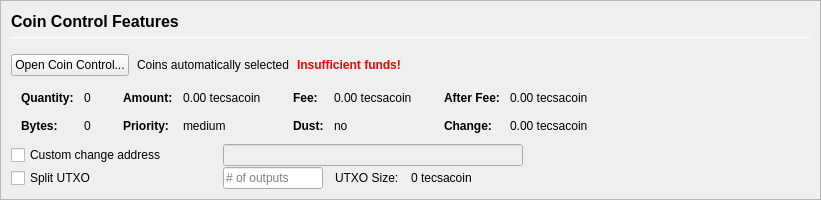
         <widget class="QFrame" name="frameCoinControl">
          <property name="sizePolicy">
           <sizepolicy hsizetype="Expanding" vsizetype="Expanding">
            <horstretch>0</horstretch>
            <verstretch>0</verstretch>
           </sizepolicy>
          </property>
          <property name="maximumSize">
           <size>
            <width>16777215</width>
            <height>16777215</height>
           </size>
          </property>
          <property name="frameShape">
           <enum>QFrame::StyledPanel</enum>
          </property>
          <property name="frameShadow">
           <enum>QFrame::Sunken</enum>
          </property>
          <layout class="QVBoxLayout" name="verticalLayoutCoinControl2">
           <property name="spacing">
            <number>0</number>
           </property>
           <property name="leftMargin">
            <number>0</number>
           </property>
           <property name="topMargin">
            <number>0</number>
           </property>
           <property name="rightMargin">
            <number>0</number>
           </property>
           <property name="bottomMargin">
            <number>0</number>
           </property>
           <item>
            <widget class="QFrame" name="frameCoinControl_BG">
             <layout class="QVBoxLayout" name="verticalLayoutCoinControl" stretch="0,0,0,0,0,0">
              <property name="spacing">
               <number>1</number>
              </property>
              <property name="leftMargin">
               <number>10</number>
              </property>
              <property name="topMargin">
               <number>10</number>
              </property>
              <item>
               <layout class="QHBoxLayout" name="horizontalLayoutCoinControl1">
                <property name="bottomMargin">
                 <number>15</number>
                </property>
                <item>
                 <layout class="QVBoxLayout" name="verticalLayout_3">
                  <property name="spacing">
                   <number>6</number>
                  </property>
                  <item>
                   <widget class="QLabel" name="labelCoinControlFeatures">
                    <property name="sizePolicy">
                     <sizepolicy hsizetype="Preferred" vsizetype="Maximum">
                      <horstretch>0</horstretch>
                      <verstretch>0</verstretch>
                     </sizepolicy>
                    </property>
                    <property name="minimumSize">
                     <size>
                      <width>0</width>
                      <height>20</height>
                     </size>
                    </property>
                    <property name="font">
                     <font>
                      <pointsize>12</pointsize>
                      <weight>75</weight>
                      <bold>true</bold>
                     </font>
                    </property>
                    <property name="styleSheet">
                     <string notr="true">font-weight:bold;</string>
                    </property>
                    <property name="text">
                     <string>Coin Control Features</string>
                    </property>
                   </widget>
                  </item>
                  <item>
                   <widget class="Line" name="line">
                    <property name="minimumSize">
                     <size>
                      <width>0</width>
                      <height>1</height>
                     </size>
                    </property>
                    <property name="maximumSize">
                     <size>
                      <width>16777215</width>
                      <height>1</height>
                     </size>
                    </property>
                    <property name="orientation">
                     <enum>Qt::Horizontal</enum>
                    </property>
                   </widget>
                  </item>
                 </layout>
                </item>
               </layout>
              </item>
              <item>
               <layout class="QHBoxLayout" name="horizontalLayoutCoinControl2" stretch="0,0,0,0">
                <property name="spacing">
                 <number>8</number>
                </property>
                <property name="bottomMargin">
                 <number>10</number>
                </property>
                <item>
                 <widget class="QPushButton" name="pushButtonCoinControl">
                  <property name="styleSheet">
                   <string notr="true"/>
                  </property>
                  <property name="text">
                   <string>Open Coin Control...</string>
                  </property>
                  <property name="autoDefault">
                   <bool>false</bool>
                  </property>
                 </widget>
                </item>
                <item>
                 <widget class="QLabel" name="labelCoinControlAutomaticallySelected">
                  <property name="text">
                   <string>Coins automatically selected</string>
                  </property>
                  <property name="margin">
                   <number>5</number>
                  </property>
                 </widget>
                </item>
                <item>
                 <widget class="QLabel" name="labelCoinControlInsuffFunds">
                  <property name="font">
                   <font>
                    <weight>75</weight>
                    <bold>true</bold>
                   </font>
                  </property>
                  <property name="styleSheet">
                   <string notr="true">color:red;font-weight:bold;</string>
                  </property>
                  <property name="text">
                   <string>Insufficient funds!</string>
                  </property>
                  <property name="margin">
                   <number>5</number>
                  </property>
                 </widget>
                </item>
                <item>
                 <spacer name="horizontalSpacerCoinControl">
                  <property name="orientation">
                   <enum>Qt::Horizontal</enum>
                  </property>
                  <property name="sizeHint" stdset="0">
                   <size>
                    <width>40</width>
                    <height>1</height>
                   </size>
                  </property>
                 </spacer>
                </item>
               </layout>
              </item>
              <item>
               <widget class="QWidget" name="widgetCoinControl" native="true">
                <property name="sizePolicy">
                 <sizepolicy hsizetype="Preferred" vsizetype="Preferred">
                  <horstretch>0</horstretch>
                  <verstretch>0</verstretch>
                 </sizepolicy>
                </property>
                <property name="minimumSize">
                 <size>
                  <width>0</width>
                  <height>0</height>
                 </size>
                </property>
                <property name="styleSheet">
                 <string notr="true"/>
                </property>
                <layout class="QHBoxLayout" name="horizontalLayoutCoinControl5">
                 <property name="leftMargin">
                  <number>0</number>
                 </property>
                 <property name="topMargin">
                  <number>0</number>
                 </property>
                 <property name="rightMargin">
                  <number>0</number>
                 </property>
                 <property name="bottomMargin">
                  <number>0</number>
                 </property>
                 <item>
                  <layout class="QHBoxLayout" name="horizontalLayoutCoinControl3" stretch="0,0,0,1">
                   <property name="spacing">
                    <number>20</number>
                   </property>
                   <property name="topMargin">
                    <number>0</number>
                   </property>
                   <property name="bottomMargin">
                    <number>10</number>
                   </property>
                   <item>
                    <layout class="QFormLayout" name="formLayoutCoinControl1">
                     <property name="horizontalSpacing">
                      <number>10</number>
                     </property>
                     <property name="verticalSpacing">
                      <number>14</number>
                     </property>
                     <property name="leftMargin">
                      <number>10</number>
                     </property>
                     <property name="topMargin">
                      <number>4</number>
                     </property>
                     <property name="rightMargin">
                      <number>6</number>
                     </property>
                     <item row="0" column="0">
                      <widget class="QLabel" name="labelCoinControlQuantityText">
                       <property name="font">
                        <font>
                         <weight>75</weight>
                         <bold>true</bold>
                        </font>
                       </property>
                       <property name="text">
                        <string>Quantity:</string>
                       </property>
                       <property name="margin">
                        <number>0</number>
                       </property>
                      </widget>
                     </item>
                     <item row="0" column="1">
                      <widget class="QLabel" name="labelCoinControlQuantity">
                       <property name="cursor">
                        <cursorShape>IBeamCursor</cursorShape>
                       </property>
                       <property name="contextMenuPolicy">
                        <enum>Qt::ActionsContextMenu</enum>
                       </property>
                       <property name="text">
                        <string notr="true">0</string>
                       </property>
                       <property name="margin">
                        <number>0</number>
                       </property>
                       <property name="textInteractionFlags">
                        <set>Qt::LinksAccessibleByMouse|Qt::TextSelectableByKeyboard|Qt::TextSelectableByMouse</set>
                       </property>
                      </widget>
                     </item>
                     <item row="1" column="0">
                      <widget class="QLabel" name="labelCoinControlBytesText">
                       <property name="font">
                        <font>
                         <weight>75</weight>
                         <bold>true</bold>
                        </font>
                       </property>
                       <property name="text">
                        <string>Bytes:</string>
                       </property>
                      </widget>
                     </item>
                     <item row="1" column="1">
                      <widget class="QLabel" name="labelCoinControlBytes">
                       <property name="cursor">
                        <cursorShape>IBeamCursor</cursorShape>
                       </property>
                       <property name="contextMenuPolicy">
                        <enum>Qt::ActionsContextMenu</enum>
                       </property>
                       <property name="text">
                        <string notr="true">0</string>
                       </property>
                       <property name="textInteractionFlags">
                        <set>Qt::LinksAccessibleByMouse|Qt::TextSelectableByKeyboard|Qt::TextSelectableByMouse</set>
                       </property>
                      </widget>
                     </item>
                    </layout>
                   </item>
                   <item>
                    <layout class="QFormLayout" name="formLayoutCoinControl2">
                     <property name="horizontalSpacing">
                      <number>10</number>
                     </property>
                     <property name="verticalSpacing">
                      <number>14</number>
                     </property>
                     <property name="leftMargin">
                      <number>6</number>
                     </property>
                     <property name="topMargin">
                      <number>4</number>
                     </property>
                     <property name="rightMargin">
                      <number>6</number>
                     </property>
                     <item row="0" column="0">
                      <widget class="QLabel" name="labelCoinControlAmountText">
                       <property name="font">
                        <font>
                         <weight>75</weight>
                         <bold>true</bold>
                        </font>
                       </property>
                       <property name="text">
                        <string>Amount:</string>
                       </property>
                       <property name="margin">
                        <number>0</number>
                       </property>
                      </widget>
                     </item>
                     <item row="0" column="1">
                      <widget class="QLabel" name="labelCoinControlAmount">
                       <property name="cursor">
                        <cursorShape>IBeamCursor</cursorShape>
                       </property>
                       <property name="contextMenuPolicy">
                        <enum>Qt::ActionsContextMenu</enum>
                       </property>
                       <property name="text">
                        <string notr="true">0.00 tecsacoin</string>
                       </property>
                       <property name="textInteractionFlags">
                        <set>Qt::LinksAccessibleByMouse|Qt::TextSelectableByKeyboard|Qt::TextSelectableByMouse</set>
                       </property>
                      </widget>
                     </item>
                     <item row="1" column="0">
                      <widget class="QLabel" name="labelCoinControlPriorityText">
                       <property name="font">
                        <font>
                         <weight>75</weight>
                         <bold>true</bold>
                        </font>
                       </property>
                       <property name="text">
                        <string>Priority:</string>
                       </property>
                      </widget>
                     </item>
                     <item row="1" column="1">
                      <widget class="QLabel" name="labelCoinControlPriority">
                       <property name="cursor">
                        <cursorShape>IBeamCursor</cursorShape>
                       </property>
                       <property name="contextMenuPolicy">
                        <enum>Qt::ActionsContextMenu</enum>
                       </property>
                       <property name="text">
                        <string>medium</string>
                       </property>
                       <property name="textInteractionFlags">
                        <set>Qt::LinksAccessibleByMouse|Qt::TextSelectableByKeyboard|Qt::TextSelectableByMouse</set>
                       </property>
                      </widget>
                     </item>
                    </layout>
                   </item>
                   <item>
                    <layout class="QFormLayout" name="formLayoutCoinControl3">
                     <property name="horizontalSpacing">
                      <number>10</number>
                     </property>
                     <property name="verticalSpacing">
                      <number>14</number>
                     </property>
                     <property name="leftMargin">
                      <number>6</number>
                     </property>
                     <property name="topMargin">
                      <number>4</number>
                     </property>
                     <property name="rightMargin">
                      <number>6</number>
                     </property>
                     <item row="0" column="0">
                      <widget class="QLabel" name="labelCoinControlFeeText">
                       <property name="font">
                        <font>
                         <weight>75</weight>
                         <bold>true</bold>
                        </font>
                       </property>
                       <property name="text">
                        <string>Fee:</string>
                       </property>
                       <property name="margin">
                        <number>0</number>
                       </property>
                      </widget>
                     </item>
                     <item row="0" column="1">
                      <widget class="QLabel" name="labelCoinControlFee">
                       <property name="cursor">
                        <cursorShape>IBeamCursor</cursorShape>
                       </property>
                       <property name="contextMenuPolicy">
                        <enum>Qt::ActionsContextMenu</enum>
                       </property>
                       <property name="text">
                        <string notr="true">0.00 tecsacoin</string>
                       </property>
                       <property name="textInteractionFlags">
                        <set>Qt::LinksAccessibleByMouse|Qt::TextSelectableByKeyboard|Qt::TextSelectableByMouse</set>
                       </property>
                      </widget>
                     </item>
                     <item row="1" column="0">
                      <widget class="QLabel" name="labelCoinControlLowOutputText">
                       <property name="font">
                        <font>
                         <weight>75</weight>
                         <bold>true</bold>
                        </font>
                       </property>
                       <property name="text">
                        <string>Dust:</string>
                       </property>
                      </widget>
                     </item>
                     <item row="1" column="1">
                      <widget class="QLabel" name="labelCoinControlLowOutput">
                       <property name="cursor">
                        <cursorShape>IBeamCursor</cursorShape>
                       </property>
                       <property name="contextMenuPolicy">
                        <enum>Qt::ActionsContextMenu</enum>
                       </property>
                       <property name="text">
                        <string>no</string>
                       </property>
                       <property name="textInteractionFlags">
                        <set>Qt::LinksAccessibleByMouse|Qt::TextSelectableByKeyboard|Qt::TextSelectableByMouse</set>
                       </property>
                      </widget>
                     </item>
                    </layout>
                   </item>
                   <item>
                    <layout class="QFormLayout" name="formLayoutCoinControl4">
                     <property name="horizontalSpacing">
                      <number>10</number>
                     </property>
                     <property name="verticalSpacing">
                      <number>14</number>
                     </property>
                     <property name="leftMargin">
                      <number>6</number>
                     </property>
                     <property name="topMargin">
                      <number>4</number>
                     </property>
                     <property name="rightMargin">
                      <number>6</number>
                     </property>
                     <item row="0" column="0">
                      <widget class="QLabel" name="labelCoinControlAfterFeeText">
                       <property name="font">
                        <font>
                         <weight>75</weight>
                         <bold>true</bold>
                        </font>
                       </property>
                       <property name="text">
                        <string>After Fee:</string>
                       </property>
                       <property name="margin">
                        <number>0</number>
                       </property>
                      </widget>
                     </item>
                     <item row="0" column="1">
                      <widget class="QLabel" name="labelCoinControlAfterFee">
                       <property name="cursor">
                        <cursorShape>IBeamCursor</cursorShape>
                       </property>
                       <property name="contextMenuPolicy">
                        <enum>Qt::ActionsContextMenu</enum>
                       </property>
                       <property name="text">
                        <string notr="true">0.00 tecsacoin</string>
                       </property>
                       <property name="textInteractionFlags">
                        <set>Qt::LinksAccessibleByMouse|Qt::TextSelectableByKeyboard|Qt::TextSelectableByMouse</set>
                       </property>
                      </widget>
                     </item>
                     <item row="1" column="0">
                      <widget class="QLabel" name="labelCoinControlChangeText">
                       <property name="font">
                        <font>
                         <weight>75</weight>
                         <bold>true</bold>
                        </font>
                       </property>
                       <property name="text">
                        <string>Change:</string>
                       </property>
                      </widget>
                     </item>
                     <item row="1" column="1">
                      <widget class="QLabel" name="labelCoinControlChange">
                       <property name="cursor">
                        <cursorShape>IBeamCursor</cursorShape>
                       </property>
                       <property name="contextMenuPolicy">
                        <enum>Qt::ActionsContextMenu</enum>
                       </property>
                       <property name="text">
                        <string notr="true">0.00 tecsacoin</string>
                       </property>
                       <property name="textInteractionFlags">
                        <set>Qt::LinksAccessibleByMouse|Qt::TextSelectableByKeyboard|Qt::TextSelectableByMouse</set>
                       </property>
                      </widget>
                     </item>
                    </layout>
                   </item>
                  </layout>
                 </item>
                </layout>
               </widget>
              </item>
              <item>
               <layout class="QHBoxLayout" name="horizontalLayoutCoinControl4">
                <property name="spacing">
                 <number>12</number>
                </property>
                <property name="sizeConstraint">
                 <enum>QLayout::SetDefaultConstraint</enum>
                </property>
                <property name="topMargin">
                 <number>0</number>
                </property>
                <property name="rightMargin">
                 <number>0</number>
                </property>
                <item>
                 <widget class="QCheckBox" name="checkBoxCoinControlChange">
                  <property name="sizePolicy">
                   <sizepolicy hsizetype="Preferred" vsizetype="Preferred">
                    <horstretch>0</horstretch>
                    <verstretch>0</verstretch>
                   </sizepolicy>
                  </property>
                  <property name="minimumSize">
                   <size>
                    <width>200</width>
                    <height>0</height>
                   </size>
                  </property>
                  <property name="maximumSize">
                   <size>
                    <width>200</width>
                    <height>16777215</height>
                   </size>
                  </property>
                  <property name="toolTip">
                   <string>If this is activated, but the change address is empty or invalid, change will be sent to a newly generated address.</string>
                  </property>
                  <property name="text">
                   <string>Custom change address</string>
                  </property>
                 </widget>
                </item>
                <item>
                 <widget class="QValidatedLineEdit" name="lineEditCoinControlChange">
                  <property name="enabled">
                   <bool>false</bool>
                  </property>
                  <property name="sizePolicy">
                   <sizepolicy hsizetype="Preferred" vsizetype="Preferred">
                    <horstretch>0</horstretch>
                    <verstretch>0</verstretch>
                   </sizepolicy>
                  </property>
                  <property name="minimumSize">
                   <size>
                    <width>300</width>
                    <height>0</height>
                   </size>
                  </property>
                 </widget>
                </item>
                <item>
                 <widget class="QLabel" name="labelCoinControlChangeLabel">
                  <property name="sizePolicy">
                   <sizepolicy hsizetype="Preferred" vsizetype="Preferred">
                    <horstretch>0</horstretch>
                    <verstretch>0</verstretch>
                   </sizepolicy>
                  </property>
                  <property name="minimumSize">
                   <size>
                    <width>100</width>
                    <height>0</height>
                   </size>
                  </property>
                  <property name="text">
                   <string/>
                  </property>
                  <property name="margin">
                   <number>3</number>
                  </property>
                 </widget>
                </item>
               </layout>
              </item>
              <item>
               <layout class="QHBoxLayout" name="horizontalLayoutCoinControl6">
                <property name="spacing">
                 <number>12</number>
                </property>
                <property name="rightMargin">
                 <number>0</number>
                </property>
                <item>
                 <widget class="QCheckBox" name="splitBlockCheckBox">
                  <property name="sizePolicy">
                   <sizepolicy hsizetype="Preferred" vsizetype="Preferred">
                    <horstretch>0</horstretch>
                    <verstretch>0</verstretch>
                   </sizepolicy>
                  </property>
                  <property name="minimumSize">
                   <size>
                    <width>200</width>
                    <height>0</height>
                   </size>
                  </property>
                  <property name="maximumSize">
                   <size>
                    <width>200</width>
                    <height>16777215</height>
                   </size>
                  </property>
                  <property name="text">
                   <string>Split UTXO</string>
                  </property>
                 </widget>
                </item>
                <item>
                 <widget class="QLineEdit" name="splitBlockLineEdit">
                  <property name="sizePolicy">
                   <sizepolicy hsizetype="Preferred" vsizetype="Preferred">
                    <horstretch>50</horstretch>
                    <verstretch>0</verstretch>
                   </sizepolicy>
                  </property>
                  <property name="minimumSize">
                   <size>
                    <width>100</width>
                    <height>0</height>
                   </size>
                  </property>
                  <property name="maximumSize">
                   <size>
                    <width>100</width>
                    <height>16777215</height>
                   </size>
                  </property>
                  <property name="placeholderText">
                   <string># of outputs</string>
                  </property>
                 </widget>
                </item>
                <item>
                 <widget class="QLabel" name="labelBlockSizeText">
                  <property name="text">
                   <string>UTXO Size:</string>
                  </property>
                 </widget>
                </item>
                <item>
                 <widget class="QLabel" name="labelBlockSize">
                  <property name="text">
                   <string>0 tecsacoin</string>
                  </property>
                 </widget>
                </item>
                <item>
                 <spacer name="horizontalSpacer_7">
                  <property name="orientation">
                   <enum>Qt::Horizontal</enum>
                  </property>
                  <property name="sizeHint" stdset="0">
                   <size>
                    <width>40</width>
                    <height>20</height>
                   </size>
                  </property>
                 </spacer>
                </item>
               </layout>
              </item>
              <item>
               <spacer name="verticalSpacerCoinControl">
                <property name="orientation">
                 <enum>Qt::Vertical</enum>
                </property>
                <property name="sizeHint" stdset="0">
                 <size>
                  <width>800</width>
                  <height>1</height>
                 </size>
                </property>
               </spacer>
              </item>
             </layout>
            </widget>
           </item>
          </layout>
         </widget>
